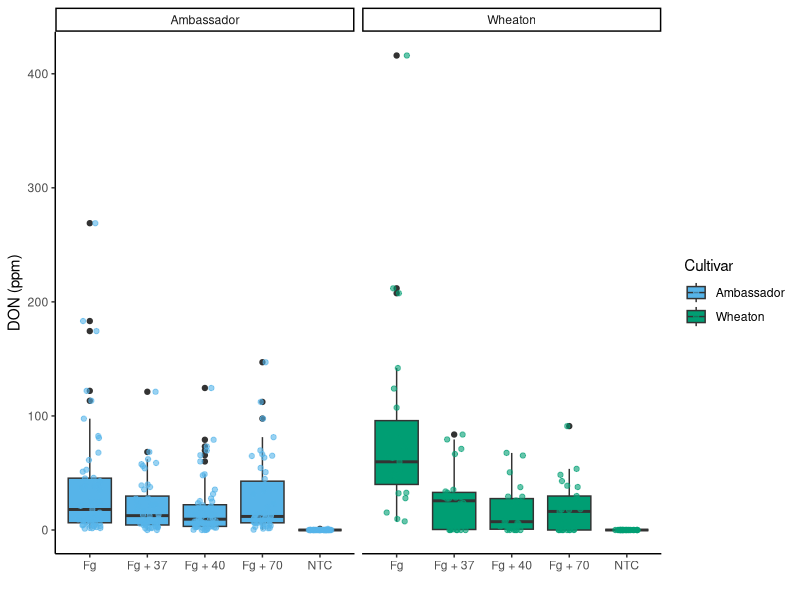
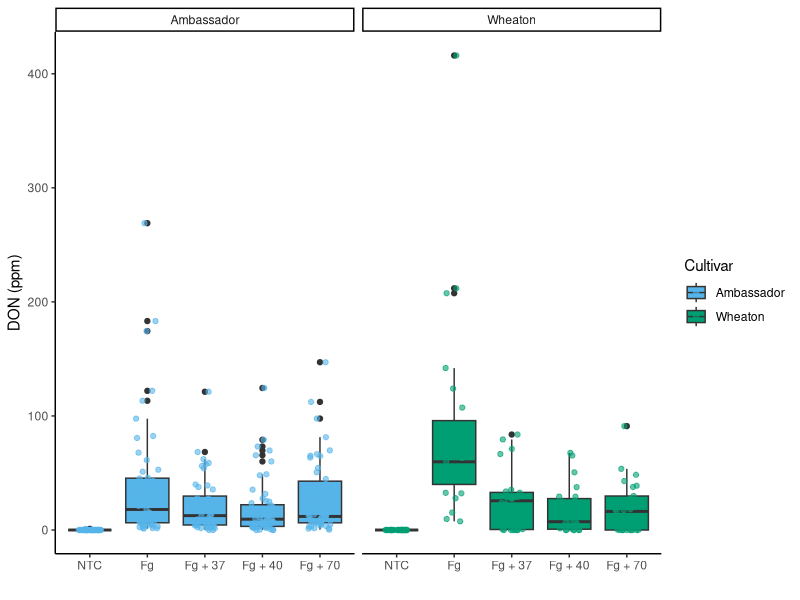
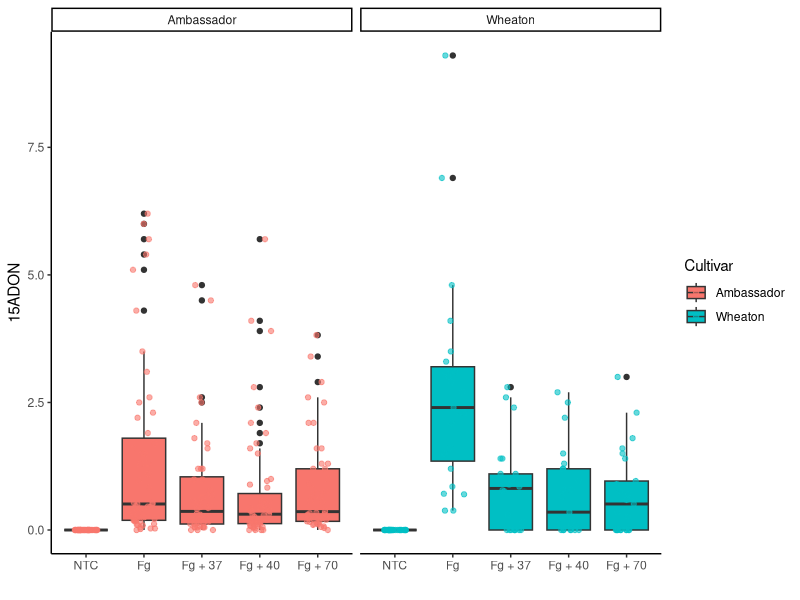
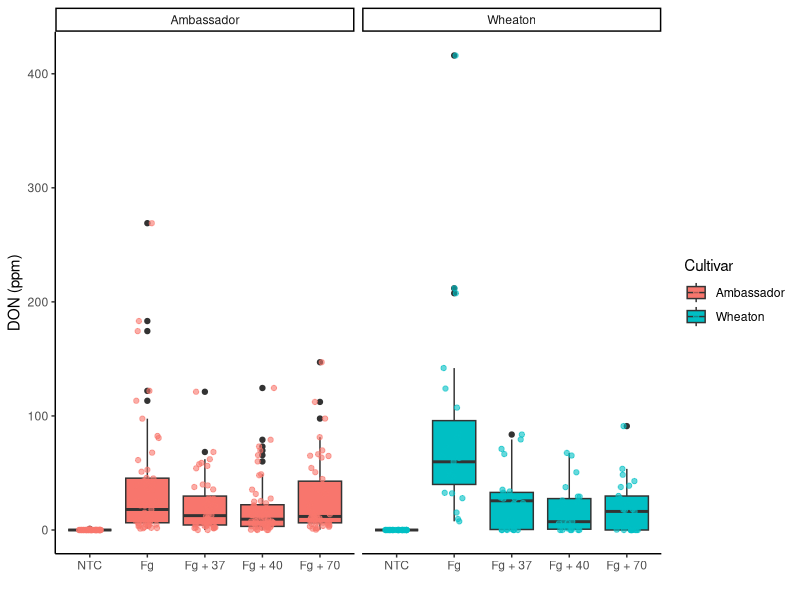
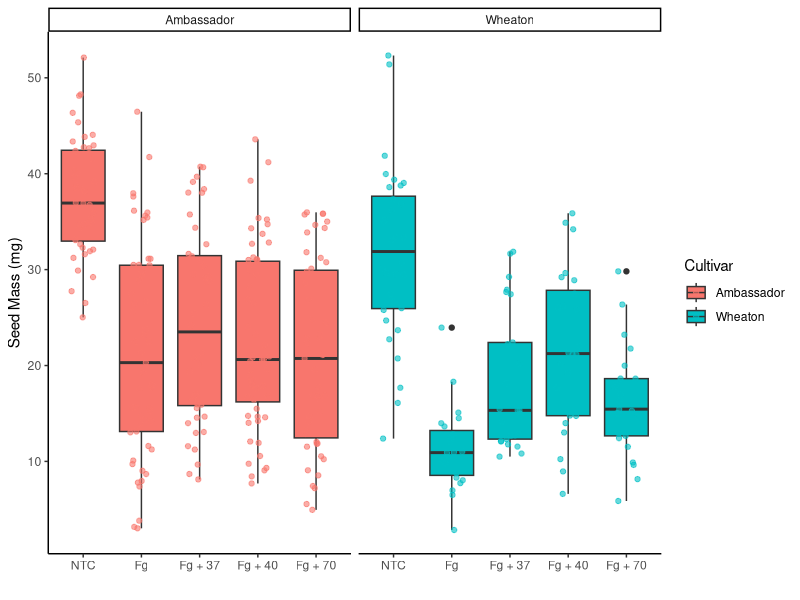
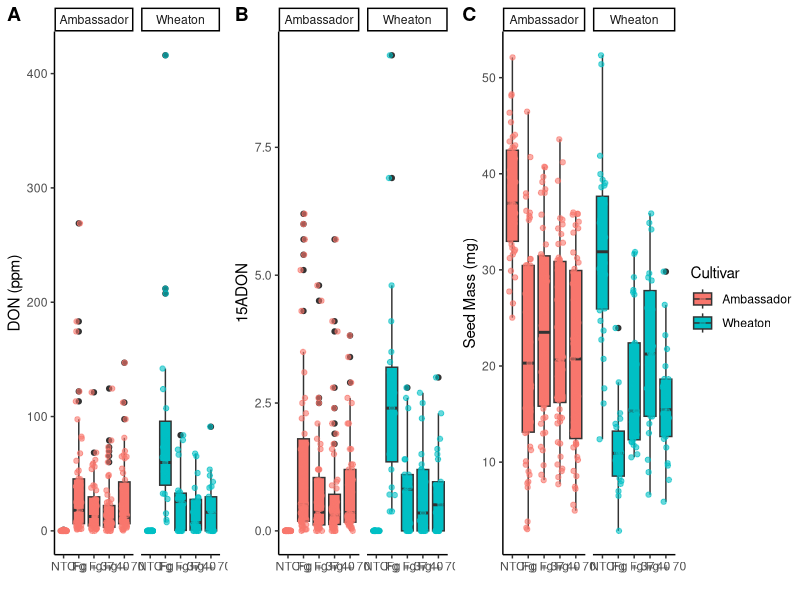
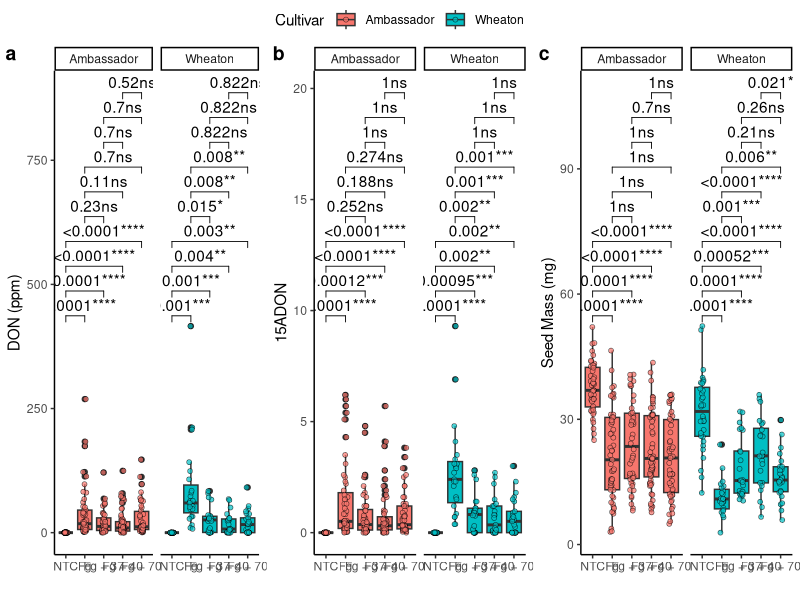

Generate these figures, in order, with R:
library(tidyverse)
install.packages("ggpubr")
library(ggpubr)
install.packages("ggplot2")
library(ggplot2)

# Using ggplot, create a boxplot of DON by Treatment so that the plot looks like the image below.
# a. Jitter points over the boxplot and fill the points and boxplots Cultivar with two colors from the cbbPallete introduced last week
# b.	Change the transparency of the jittered points to 0.6. 
# c.	The y-axis should be labeled "DON (ppm)", and the x-axis should be left blank. 
# d.	The plot should use a classic theme
# e.	The plot should also be faceted by Cultivar

cbbPalette  <- c("#000000", "#E69F00", "#56B4E9", "#009E73", "#F0E442", "#0072B2" , "#D55E00", "#CC79A7")
toxin.data <- read.csv("MycotoxinData.csv", na.strings = "na")

 ggplot(toxin.data, aes(x = Treatment, y = DON, fill = Cultivar)) +
  geom_boxplot(position = position_dodge(width = 0.8)) +
  geom_jitter(aes(color=Cultivar),position= position_jitterdodge(), pch=21, alpha = 0.6) +
  
  xlab("")+
  ylab("DON (ppm)")+
  scale_fill_manual(values = c(cbbPalette[3], cbbPalette[4]))+
   scale_color_manual(values= c(cbbPalette[3], cbbPalette[4]))+
  theme_classic()+
  facet_wrap(~Cultivar)
  
# 2. Change the factor order level so that the treatment “NTC” is first, followed by “Fg”, “Fg + 37”, “Fg + 40”, and “Fg + 70.
toxin.data$Treatment <- factor(toxin.data$Treatment,levels = c("NTC", "Fg", "Fg + 37", "Fg + 40", "Fg + 70"))

ggplot(toxin.data, aes(x = Treatment, y = DON, fill = Cultivar)) +
  geom_boxplot(position = position_dodge(width = 0.8)) +
  geom_jitter(aes(color=Cultivar),position= position_jitterdodge(), pch=21, alpha = 0.6) +
  
  xlab("")+
  ylab("DON (ppm)")+
  scale_fill_manual(values = c(cbbPalette[3], cbbPalette[4]))+
  scale_color_manual(values= c(cbbPalette[3], cbbPalette[4]))+
  theme_classic()+
  facet_wrap(~Cultivar)

# 3.Change the y-variable to plot X15ADON and MassperSeed_mg. The y-axis label should now be “15ADON” and “Seed Mass (mg)”. Save plots made in questions 1 and 3 into three separate R objects.
#Plot1: DON
plot_DON <- ggplot(toxin.data, aes(x = Treatment, y = DON, fill = Cultivar)) +
  geom_boxplot(position = position_dodge(width = 0.8)) +
  geom_jitter(aes(color = Cultivar),
              position = position_jitterdodge(),
              alpha = 0.6) +
  ylab("DON (ppm)") +
  xlab("") +
  theme_classic()+
facet_wrap(~Cultivar)


#Plot2:15ADON
plot_15ADON <- ggplot(toxin.data, aes(x = Treatment, y = X15ADON, fill = Cultivar)) +
  geom_boxplot(position = position_dodge(width = 0.8)) +
  geom_jitter(aes(color = Cultivar),
              position = position_jitterdodge(),
              alpha = 0.6) +
  ylab("15ADON") +
  xlab("") +
  theme_classic() +
  facet_wrap(~Cultivar)


#Plot3:Seed mass
plot_SeedMass <- ggplot(toxin.data, aes(x = Treatment, y = MassperSeed_mg, fill = Cultivar)) +
  geom_boxplot(position = position_dodge(width = 0.8)) +
  geom_jitter(aes(color = Cultivar),
              position = position_jitterdodge(),
              alpha = 0.6) +
  ylab("Seed Mass (mg)") +
  xlab("") +
  theme_classic()+
  facet_wrap(~Cultivar)


plot_15ADON
plot_DON
plot_SeedMass

# 4. Use ggarrange function to combine all three figures into one with three columns and one row. Set the labels for the subplots as A, B and C. Set the option common.legend = T within ggarage function. What did the common.legend option do?
combined_plot <- ggarrange(plot_DON,plot_15ADON,plot_SeedMass,
                           ncol = 3,
                           nrow = 1,
                           labels = c("A", "B", "C"),
                           common.legend = TRUE,
                           legend = "right")
combined_plot

# common.legend=true would combine the legends avoiding duplicating it, it makes the image clearer
# 5.Use geom_pwc() to add t.test pairwise comparisons to the three plots made above. Save each plot as a new R object, and combine them again with ggarange as you did in question 4. 

# DON Plot pairwise comparison
plot_DON_pwc <- ggplot(toxin.data, aes(x = Treatment, y = DON, fill = Cultivar)) +
  geom_boxplot(position = position_dodge(width = 0.8)) +
  geom_jitter(shape = 21, color = "black", size = 1.5, stroke = 0.3,
              position = position_jitterdodge(jitter.width = 0.2), alpha = 0.7) +
  geom_pwc(aes(group = Treatment), method = "t.test", 
           label = "{p.adj.format}{p.adj.signif}") +
  ylab("DON (ppm)") + xlab("") + 
  theme_classic() + 
  facet_wrap(~Cultivar)

# 15ADON Plot pairwise comparison
plot_15ADON_pwc <- ggplot(toxin.data, aes(x = Treatment, y = X15ADON, fill = Cultivar)) +
  geom_boxplot(position = position_dodge(width = 0.8)) +
  geom_jitter(shape = 21, color = "black", size = 1.5, stroke = 0.3,
              position = position_jitterdodge(jitter.width = 0.2), alpha = 0.7) +
  geom_pwc(aes(group = Treatment), method = "t.test", 
           label = "{p.adj.format}{p.adj.signif}") +
  ylab("15ADON") + xlab("") + 
  theme_classic() + 
  facet_wrap(~Cultivar)

# Seed Mass Plot pairwise comparison
plot_SeedMass_pwc <- ggplot(toxin.data, aes(x = Treatment, y = MassperSeed_mg, fill = Cultivar)) +
  geom_boxplot(position = position_dodge(width = 0.8)) +
  geom_jitter(shape = 21, color = "black", size = 1.5, stroke = 0.3,
              position = position_jitterdodge(jitter.width = 0.2), alpha = 0.7) +
  geom_pwc(aes(group= Treatment), method = "t.test", 
           label = "{p.adj.format}{p.adj.signif}") +
  ylab("Seed Mass (mg)") + xlab("") + 
  theme_classic() + 
  facet_wrap(~Cultivar, scales = "free_x")

combined_pwc <- ggarrange(plot_DON_pwc, plot_15ADON_pwc, plot_SeedMass_pwc,
                          ncol = 3, nrow = 1,
                          labels = c("a", "b", "c"),
                          common.legend = TRUE,
                          legend = "top")

combined_pwc 

# Annotate your code, push it to GitHub. Provide me a link to your GitHub
#Go to Git in R studio (Top right)
#Check the box next to the file
#Click commit
#Write commit
#Click push to send it to the GitHub









